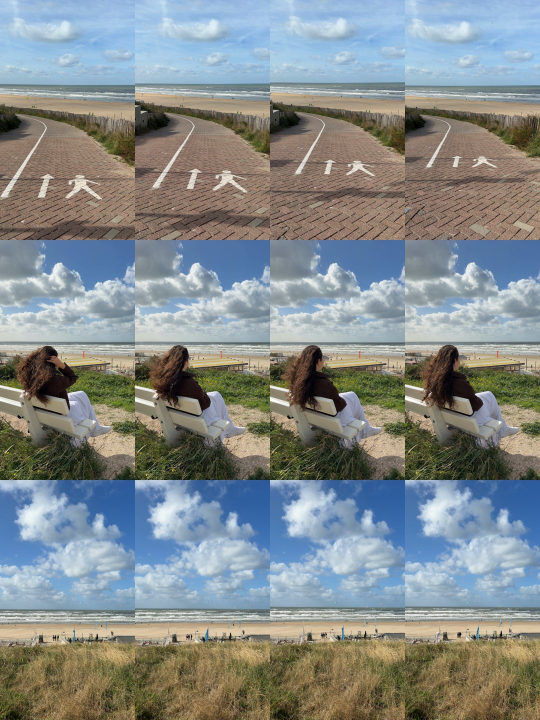
#> input picture quick-walk-reel/work/raw_grid.jpg, 1080 x 1440 px, given in place of cover_src_ZV09_1.50.png, which was not available (shown at 1/2 size)
$ python -i build.py   (imports and definitions only)
#> lines starting #> are read from the running program, lines starting #| are printed output that depends on the picture; pictures that were not available may be replaced by others from this repository, and a replacement may not be noted
#!/usr/bin/env python3
"""Build "Just a quick walk" Reel for LookyBooky.

Usage:
  python3 build.py check        # sharpness scan of every trim (blurry-frame check)
  python3 build.py preview      # overlays + review contact sheet + cover draft -> work/
  python3 build.py render       # 2 MP4s + cover + contact sheet -> output/
"""
import json
import subprocess
import sys
from pathlib import Path

import numpy as np
from PIL import Image, ImageDraw, ImageFilter, ImageFont

ROOT = Path(__file__).resolve().parent
SRC = ROOT / "source"
ASSETS = ROOT / "assets"
WORK = ROOT / "work"
OUT = ROOT / "output"
OVL = WORK / "overlays"

W, H, FPS = 1080, 1920, 30

POPPINS_BOLD = WORK / "fonts" / "Poppins-Bold.ttf"   # google/fonts ofl/poppins/Poppins-Bold.ttf
INTER_VF = WORK / "fonts" / "Inter-VF.ttf"           # google/fonts ofl/inter/Inter[opsz,wght].ttf
# Official asset if supplied, else the white logo extracted from brand guidelines v3.26 (p.1)
LOGO = ASSETS / "lookybooky-logo-white.png"
if not LOGO.exists():
    LOGO = WORK / "brand" / "logo-white_from-guidelines-v3-26.png"

WHITE = (255, 255, 255)
OCEAN = (0x0E, 0x2F, 0x39)

# Instagram safe zones
SAFE_TOP, SAFE_BOTTOM, SAFE_RIGHT = 250, 450, 140

LINE_SIZE = 76
LABEL_SIZE = 40
LOGO_W = 220
LABEL_TOP = 1345   # lower third, on the calm dune grass of ZV10 (below the busy beach strip)
LOGO_GAP = 30      # clear space >= height of the "o" (~13 px at 220 px wide)

# (shot id, source start, duration, overlay name or None)
SEQ = [
    ("ZV21", 0.0, 3.0, "line_1"),
    ("ZV09", 0.0, 3.0, "line_2"),
    ("ZV10", 0.0, 3.0, "label"),
]

# name: (lines, vertical centre of the block, Ocean gradient behind it). Both sit in the sky, above the horizon:
# ZV21 path starts below y~850, ZV09 woman's head starts at y~840.
LINES = {
    "line_1": (["POV: you said", "‘just a quick walk’."], 470, False),
    "line_2": (["That was", "an hour ago."], 470, True),   # sits on bright white cloud
}
LABEL_TEXT = "Zandvoort"

COVER_SHOT, COVER_T = "ZV09", 1.5
COVER_TITLE = "Just a quick walk"


def inter(size, weight=600):
    f = ImageFont.truetype(str(INTER_VF), size)
    f.set_variation_by_axes([min(max(size, 14), 32), weight])
    return f


def soft_shadow(mask, offset=(0, 4), blur=10, opacity=0.45):
    """Ocean-coloured soft drop shadow layer from an alpha mask."""
    sh = Image.new("L", mask.size, 0)
    sh.paste(mask, offset)
    sh = sh.filter(ImageFilter.GaussianBlur(blur)).point(lambda v: int(v * opacity))
    layer = Image.new("RGBA", mask.size, OCEAN + (0,))
    layer.putalpha(sh)
    return layer


# [7 lines left out: function ocean_gradient, not called in this run]


def draw_lines(lines, center_y, size=LINE_SIZE, img=None, shadow=(4, 10, 0.45), gradient=False):
    font = ImageFont.truetype(str(POPPINS_BOLD), size)
    mask = Image.new("L", (W, H), 0)
    d = ImageDraw.Draw(mask)
    lh = int(size * 1.18)
    top = center_y - lh * len(lines) // 2
    boxes = []
    for i, text in enumerate(lines):
        y = top + i * lh
        d.text((W // 2, y + lh // 2), text, font=font, fill=255, anchor="mm")
        boxes.append(d.textbbox((W // 2, y + lh // 2), text, font=font, anchor="mm"))
    img = img or Image.new("RGBA", (W, H), (0, 0, 0, 0))
    if gradient:
        img.alpha_composite(ocean_gradient(center_y))
    img.alpha_composite(soft_shadow(mask, offset=(0, shadow[0]), blur=shadow[1], opacity=shadow[2]))
    txt = Image.new("RGBA", (W, H), WHITE + (0,))
    txt.putalpha(mask)
    img.alpha_composite(txt)
    return img, boxes


def draw_label(img=None, top=LABEL_TOP, with_logo=True, size=LABEL_SIZE):
    img = img or Image.new("RGBA", (W, H), (0, 0, 0, 0))
    font = inter(size)
    mask = Image.new("L", (W, H), 0)
    d = ImageDraw.Draw(mask)
    d.text((W // 2, top), LABEL_TEXT, font=font, fill=255, anchor="mt")
    boxes = [d.textbbox((W // 2, top), LABEL_TEXT, font=font, anchor="mt")]
    img.alpha_composite(soft_shadow(mask, offset=(0, 2), blur=6, opacity=0.6))
    txt = Image.new("RGBA", (W, H), WHITE + (0,))
    txt.putalpha(mask)
    img.alpha_composite(txt)
    if with_logo:
        logo = Image.open(LOGO).convert("RGBA")
        lh = round(logo.height * LOGO_W / logo.width)
        logo = logo.resize((LOGO_W, lh), Image.LANCZOS)  # proportional, no recolour/effects
        lx, ly = (W - LOGO_W) // 2, boxes[0][3] + LOGO_GAP
        img.alpha_composite(logo, (lx, ly))
        boxes.append((lx, ly, lx + LOGO_W, ly + lh))
    return img, boxes


# [21 lines left out: functions check_safe, build_overlays, not called in this run]


def run(cmd):
    print("+", " ".join(str(c) for c in cmd))
    subprocess.run([str(c) for c in cmd], check=True)


def grab(shot, t, path):
    run(["ffmpeg", "-v", "error", "-y", "-i", SRC / f"LB2026_{shot}.MOV",
         "-vf", f"fps={FPS},trim=start={t}:duration={1 / FPS + 0.001},scale={W}:{H}:flags=lanczos",
         "-frames:v", "1", path])


# [125 lines left out: functions sharpness_scan, safe_zone_layer, contact_sheet, audio_chain, loudness_gain, render, not called in this run]


def cover(path):
#> called with path = 'work/raw_grid.jpg'
    f = WORK / f"cover_src_{COVER_SHOT}_{COVER_T:.2f}.png"
    grab(COVER_SHOT, COVER_T, f)
    img = Image.open(f).convert("RGBA")
    # central 4:5 area is y 285..1635; title + label sit in the sky, above the woman (y~840)
    img, tb = draw_lines([COVER_TITLE], 520, size=104, img=img, shadow=(5, 12, 0.5))
#> in draw_lines, `mask = Image.new("L", (W, H), 0)`: mask: PIL image 1080x1920 L; every value is 0
#> after the loop in draw_lines, `for i, text in enumerate(lines):`: boxes = [(99, 477, 976, 578)]
#> in soft_shadow, `sh.paste(mask, offset)`:
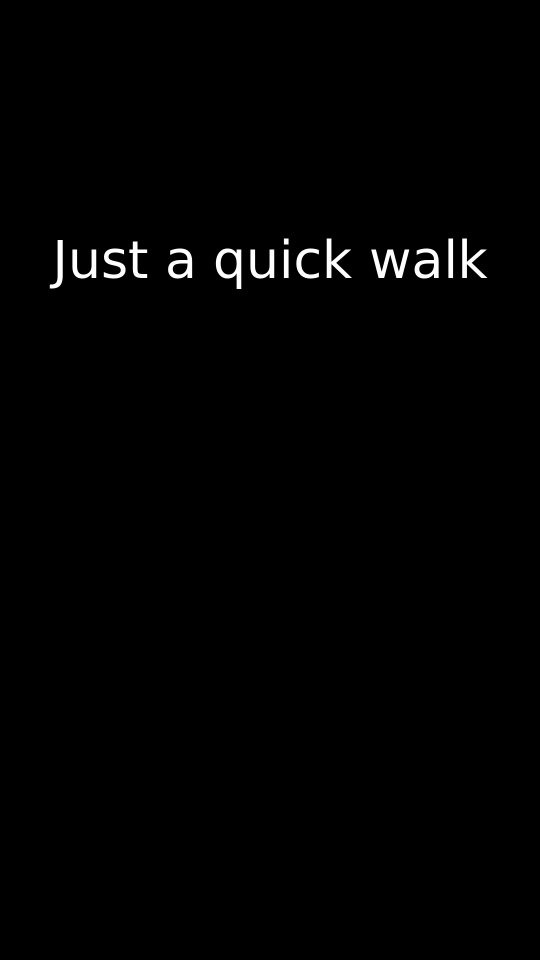
#> mask: PIL image 1080x1920 L (shown at 1/2 size); min 0, max 255, mean 2.2
#> in soft_shadow, `sh = sh.filter(ImageFilter.GaussianBlur(blur)).point(lambda v: int(v *..`:
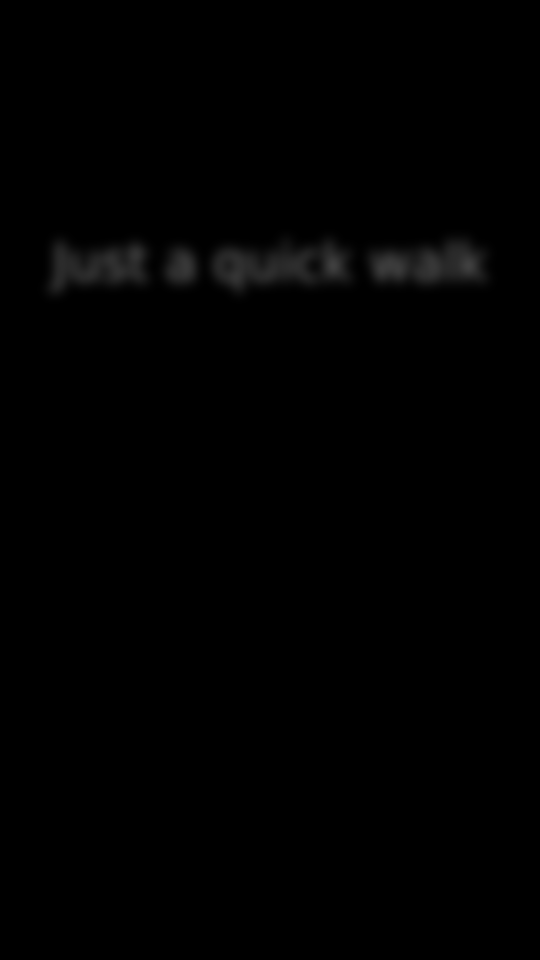
#> sh: PIL image 1080x1920 L (shown at 1/2 size); min 0, max 63, mean 1.1
#> in soft_shadow, `layer.putalpha(sh)`:
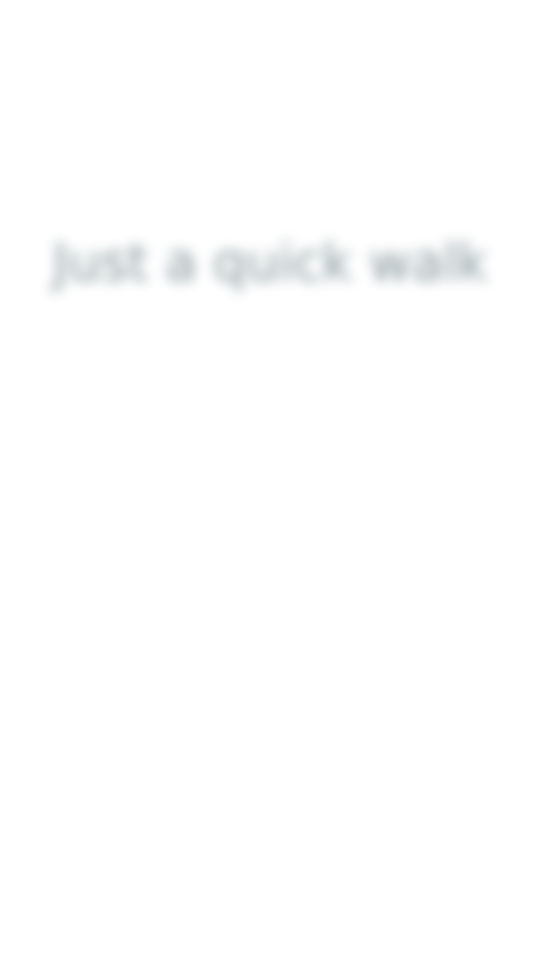
#> layer: PIL image 1080x1920 RGBA (shown at 1/2 size); mean R, G, B, A 14, 47, 57, 1.1; transparent parts drawn white
#> tb = [(99, 477, 976, 578)]
    img, lb = draw_label(img, top=622, with_logo=False, size=44)
    print("  cover boxes", tb, lb)
    img.convert("RGB").save(path, quality=93, subsampling=0)
    print("wrote", path)


SHEET = [
    ("1  0–3 s  ZV21 src 0.0–3.0", "ZV21", 1.5, "line_1"),
    ("2  3–6 s  ZV09 src 0.0–3.0", "ZV09", 1.5, "line_2"),
    ("3  6–9 s  ZV10 src 0.0–3.0", "ZV10", 1.5, "label"),
    ("first frame 0.0 s", "ZV21", 0.0, "line_1"),
    ("cut frame 3.0 s (ZV09 src 0.0)", "ZV09", 0.0, "line_2"),
    ("cut frame 6.0 s (ZV10 src 0.0)", "ZV10", 0.0, "label"),
]

# [15 lines not run here, left out]

#> (the run stopped early here; a loop or call above may not have finished)
